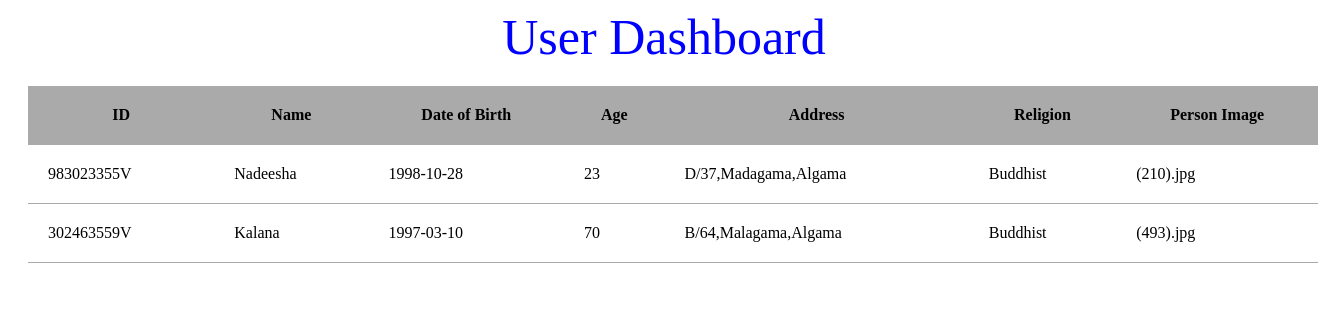
Screenshot of /Dashboard.php with the database file from the repository.
### tables this page shows
CREATE TABLE IF NOT EXISTS `register` (
  `Id` varchar(10) NOT NULL,
  `Name` varchar(30) NOT NULL,
  `Date_of_birth` date DEFAULT NULL,
  `Age` char(3) NOT NULL,
  `Contact_No` char(10) NOT NULL,
  `Address` varchar(30) NOT NULL,
  `Religion` varchar(20) NOT NULL,
  `Person_Image` varchar(255) DEFAULT NULL,
  PRIMARY KEY (`Id`)
);

### Dashboard.php (the view, shortened to what this page needs)
<?php
 $con=mysqli_connect("localhost","root","","Student_Reg");
     $user_list = '';
     $query = "SELECT * FROM Register WHERE Id";
     $users = mysqli_query($con, $query);
     if($users){
      while($user = mysqli_fetch_assoc($users)) {
        $user_list .= "<tr>";
        $user_list .= "<td>{$user['Id']}</td>";
        $user_list .= "<td>{$user['Name']}</td>";
        $user_list .= "<td>{$user['Date_of_birth']}</td>";
        $user_list .= "<td>{$user['Age']}</td>";
        $user_list .= "<td>{$user['Address']}</td>";
        $user_list .= "<td>{$user['Religion']}</td>";
        $user_list .= "<td>{$user['Person_Image']}</td>";
        $user_list .= "</tr>";
      }
     } else{
        echo "Database query failed.";
     }
?>
<!DOCTYPE html>
<html lang="en">
<head>
  <link rel="stylesheet" type="text/css" href="Dash.css">
</head>
<body>
<header>
  <div class="appname">User Dashboard</div>
</header>
<main>
    <table class = "masterlist">
      <tr>
        <th>ID</th>
        <th>Name</th>
        <th>Date of Birth</th>
        <th>Age</th>
        <th>Address</th>
        <th>Religion</th>
        <th>Person Image</th>
      </tr>
      <?php echo $user_list; ?>
    </table>
  </main>
</body>
</html>

### Dash.css (style rules this page uses)
main { width: 1290px; margin:20px ; }
table.masterlist { width: 100%; border-collapse: collapse; }
table.masterlist th { background: #aaa; }
table.masterlist th, table.masterlist td { padding :20px; border-bottom: 1px solid #aaa; }
.appname { font-size: 50px; text-align: center; color:blue }

### rows the page displays
register: Id "983023355V", Name "Nadeesha", Date_of_birth "1998-10-28", Age "23", Address "D/37,Madagama,Algama", Religion "Buddhist", Person_Image "(210).jpg"
register: Id "302463559V", Name "Kalana", Date_of_birth "1997-03-10", Age "70", Address "B/64,Malagama,Algama", Religion "Buddhist", Person_Image "(493).jpg"
